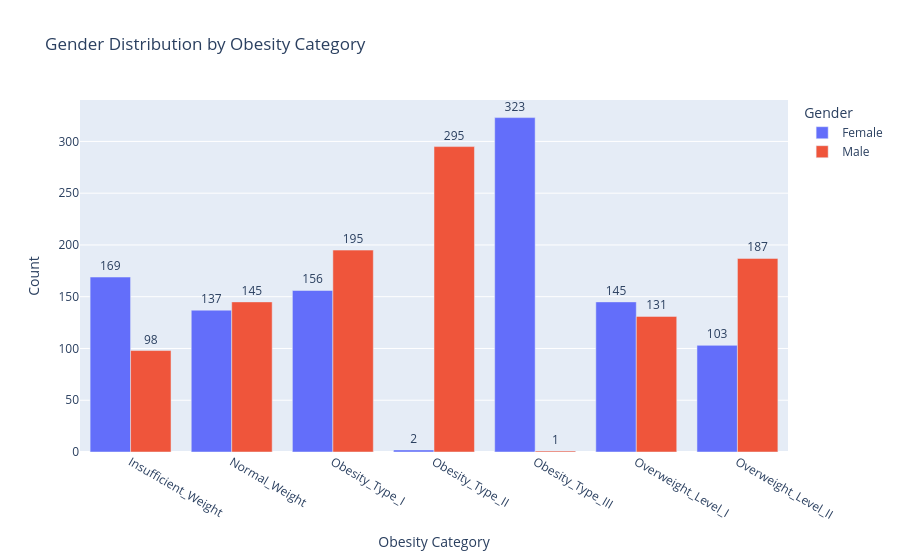

Source (notebook cell):
### Code cell
gender_obesity = df1.groupby(["NObeyesdad","Gender"]).size().reset_index(name="Count")

fig = px.bar(gender_obesity,
             x="NObeyesdad",
             y="Count",
             color="Gender",
             barmode="group",
             text="Count",
             title="Gender Distribution by Obesity Category")
fig.update_traces(texttemplate='%{text}', textposition='outside')
fig.update_layout(xaxis_title="Obesity Category",
                  yaxis_title="Count",
                  legend_title="Gender")

fig.show()

### Figure 1 — Plotly figure (JSON) as saved in the notebook; plotly's stock layout.template omitted (floating-point values rounded to 4 significant figures)
{"data": [{"alignmentgroup": "True", "hovertemplate": "Gender=Female<br>NObeyesdad=%{x}<br>Count=%{text}<extra></extra>", "legendgroup": "Female", "marker": {"color": "#636efa", "pattern": {"shape": ""}}, "name": "Female", "offsetgroup": "Female", "orientation": "v", "showlegend": true, "text": [169.0, 137.0, 156.0, 2.0, 323.0, 145.0, 103.0], "textposition": "outside", "texttemplate": "%{text}", "type": "bar", "x": ["Insufficient_Weight", "Normal_Weight", "Obesity_Type_I", "Obesity_Type_II", "Obesity_Type_III", "Overweight_Level_I", "Overweight_Level_II"], "xaxis": "x", "y": [169, 137, 156, 2, 323, 145, 103], "yaxis": "y"}, {"alignmentgroup": "True", "hovertemplate": "Gender=Male<br>NObeyesdad=%{x}<br>Count=%{text}<extra></extra>", "legendgroup": "Male", "marker": {"color": "#EF553B", "pattern": {"shape": ""}}, "name": "Male", "offsetgroup": "Male", "orientation": "v", "showlegend": true, "text": [98.0, 145.0, 195.0, 295.0, 1.0, 131.0, 187.0], "textposition": "outside", "texttemplate": "%{text}", "type": "bar", "x": ["Insufficient_Weight", "Normal_Weight", "Obesity_Type_I", "Obesity_Type_II", "Obesity_Type_III", "Overweight_Level_I", "Overweight_Level_II"], "xaxis": "x", "y": [98, 145, 195, 295, 1, 131, 187], "yaxis": "y"}], "layout": {"barmode": "group", "legend": {"title": {"text": "Gender"}, "tracegroupgap": 0}, "title": {"text": "Gender Distribution by Obesity Category"}, "xaxis": {"anchor": "y", "domain": [0, 1], "title": {"text": "Obesity Category"}}, "yaxis": {"anchor": "x", "domain": [0, 1], "title": {"text": "Count"}}}}
